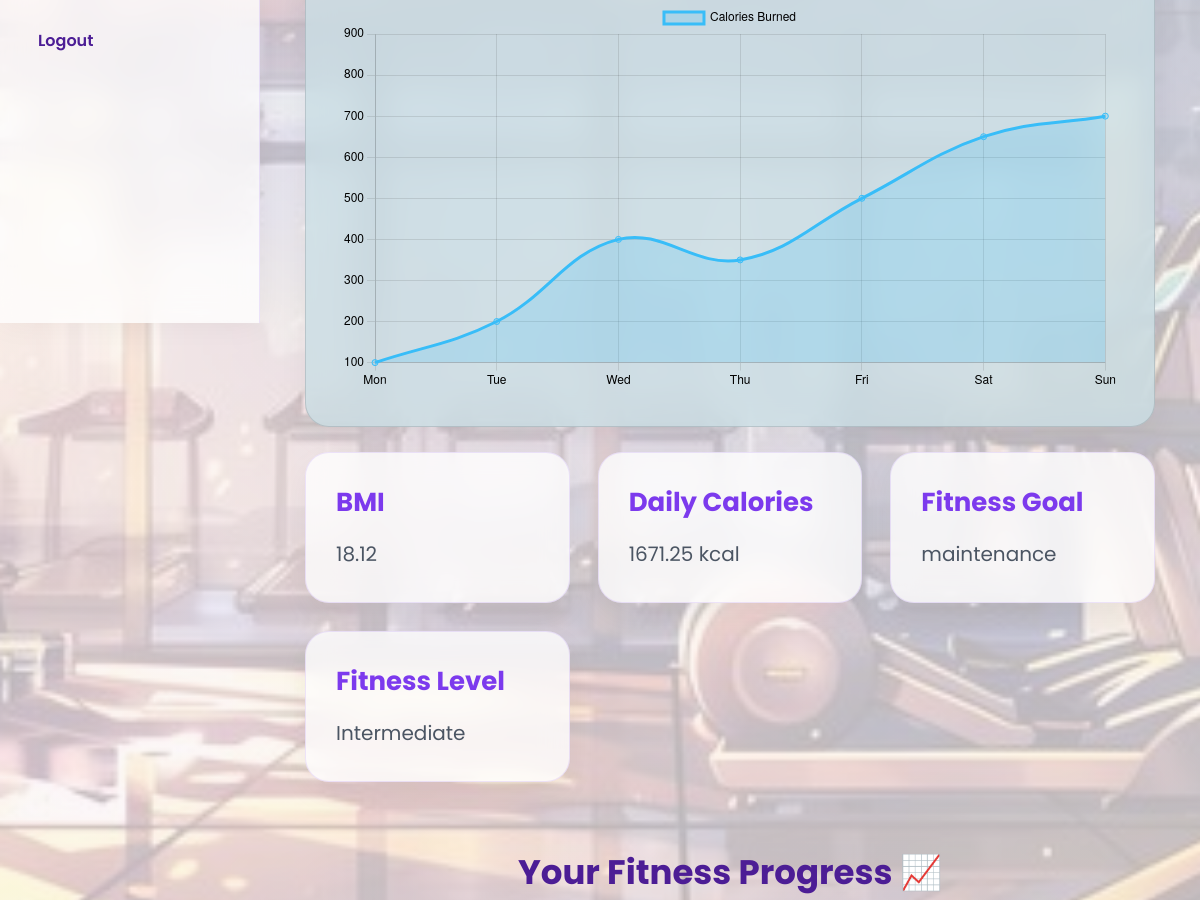
The page /dashboard (signed in, middle part) on the database as committed earlier.
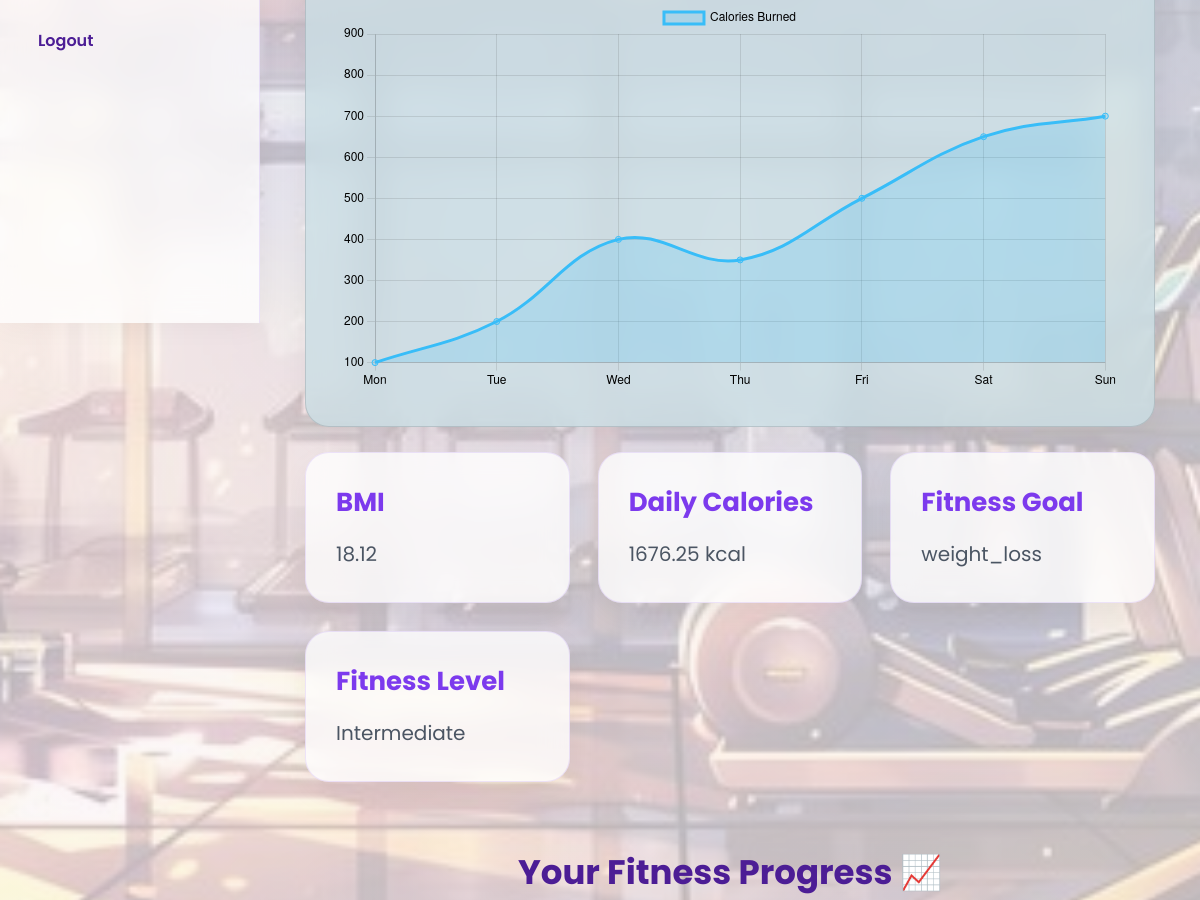
The same page on the database as committed later.
### models/user_model.py (models this page shows, shortened)
class User(db.Model):
    id = db.Column(db.Integer, primary_key=True)
    name = db.Column(db.String(100), nullable=False)
    age = db.Column(db.Integer, nullable=False)
    height = db.Column(db.Float, nullable=False)
    weight = db.Column(db.Float, nullable=False)
    goal = db.Column(db.String(100), nullable=False)
    level = db.Column(db.String(100), nullable=False)
    email = db.Column(db.String(100), unique=True, nullable=False)
    password = db.Column(db.String(100), nullable=False)
    profile_pic = db.Column(db.String(200), default=None)

### app.py (the view, shortened to what this page needs)
@app.route('/dashboard')
def dashboard():
    if 'user_id' not in session:
        return redirect(url_for('login'))
    user = User.query.get(session['user_id'])
    if not user:
        session.clear()
        return redirect(url_for('login'))
    progress = FitnessProgress.query.filter_by(user_id=user.id).first()
    bmi = calculate_bmi(user.weight, user.height)
    calories = calculate_calories(
        user.weight,
        user.height,
        user.age,
        user.goal
    )
    workout_plan = generate_workout(user.goal, user.level)
    diet_plan = generate_diet(user.goal)
    day = datetime.today().strftime("%A")
    today_diet = diet_plan.get(day)
    return render_template(
    'dashboard.html',
    user=user,
    bmi=bmi,
    calories=calories,
    workout_plan=workout_plan,
    diet_plan=diet_plan,
    today_diet=today_diet,
    day=day,
    progress=progress,
    active_page="dashboard"
)

### utils/bmi.py (called while the page is built)
def calculate_bmi(weight, height):
    height_in_meters = height / 100
    bmi = weight / (height_in_meters ** 2)
    return round(bmi, 2)

### utils/calorie.py (called while the page is built)
def calculate_calories(weight, height, age, goal):
    bmr = 10 * weight + 6.25 * height - 5 * age + 5
    if goal == "Weight Loss":
        calories = bmr - 300
    elif goal == "Muscle Gain":
        calories = bmr + 300
    else:
        calories = bmr
    return round(calories, 2)

### templates/dashboard.html (shortened to what this page needs)
<!DOCTYPE html>
<html lang="en">
<head>
    <link
    rel="stylesheet"
    href="{{ url_for('static', filename='css/dashboard.css') }}">
</head>
<body>
<div class="sidebar">
    <ul>
        <li>
            <a href="#"
            id="logoutBtn">
                Logout
            </a>
        </li>
    </ul>
</div>
<div class="main-content">
    <div class="analytics-section">
        <div class="chart-container">
            <canvas id="fitnessChart"></canvas>
        </div>
    </div>
    <div class="cards">
        <div class="card">
            <h2>BMI</h2>
            <p>{{ bmi }}</p>
        </div>
        <div class="card">
            <h2>Daily Calories</h2>
            <p>{{ calories }} kcal</p>
        </div>
        <div class="card">
            <h2>Fitness Goal</h2>
            <p>{{ user.goal }}</p>
        </div>
        <div class="card">
            <h2>Fitness Level</h2>
            <p>{{ user.level }}</p>
        </div>
    </div>
    <div class="progress-section">
        <h2>Your Fitness Progress 📈</h2>
    </div>
</div>
<script>
const ctx =
document.getElementById('fitnessChart');
new Chart(ctx, {
    type: 'line',
    data: {
        labels: [
            'Mon',
            'Tue',
            'Wed',
            'Thu',
            'Fri',
            'Sat',
            'Sun'
        ],
        datasets: [{
            label: 'Calories Burned',
            data: [
                100,
                200,
                400,
                350,
                500,
                650,
                700,
                850
            ],
            borderColor: '#38bdf8',
            backgroundColor:
            'rgba(56,189,248,0.2)',
            tension: 0.4,
            fill: true
        }]
    },
    options: {
        responsive: true,
        plugins: {
            legend: {
                labels: {
                    color: 'black'
                }
            }
        },
        scales: {
            x: {
                ticks: {
                    color: 'black'
                }
            },
            y: {
                ticks: {
                    color: 'black'
                }
            }
        }
    }
});
</script>
</body>
</html>

Rows that differ between the two databases and show on the page:
changed User "Intermediate": goal "maintenance" → "weight_loss"
Other text that changed with them:
{{ calories }}: "1671.25" → "1676.25"
